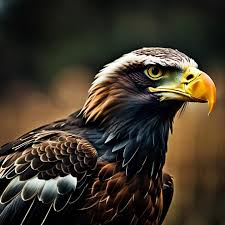
#> input picture images/image_3.jpeg, 225 x 225 px
$ python image_edge_detection.py
#> lines starting #> are read from the running program, lines starting #| are printed output that depends on the picture; after the words box and inside, x2 and y2 are one past the last pixel; in counts of white or black regions, pixels touching at a corner belong together
import cv2
import matplotlib.pyplot as plt

# Load the image
image_path = "images/image_3.jpeg"  # Provide your image path here
image = cv2.imread(image_path, cv2.IMREAD_GRAYSCALE)
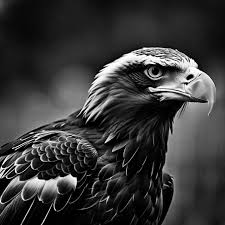
#> image: shape (225, 225); min 0, max 255, mean 56

# Check if the image loaded successfully
if image is None:
    print("Error loading image!")
    exit()

# Apply Gaussian Blur to reduce noise
blurred_image = cv2.GaussianBlur(image, (5, 5), 0)
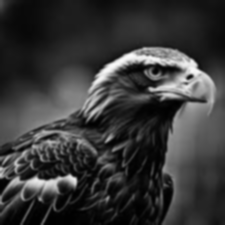
#> blurred_image: shape (225, 225); min 0, max 251, mean 56

# Apply Canny Edge Detection
edges = cv2.Canny(blurred_image, threshold1=100, threshold2=200)
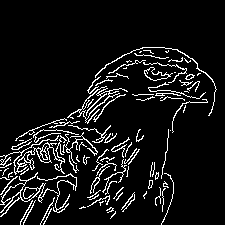
#> edges: shape (225, 225); 8.3% white in thin lines or dots, all inside (x1, y1, x2, y2) = (0, 47, 217, 225)

# Original image
plt.subplot(1, 2, 1)
plt.imshow(image, cmap='gray')
plt.title('Original Image')
plt.axis('off')

# Edge-detected image
plt.subplot(1, 2, 2)
plt.imshow(edges, cmap='gray')
plt.title("Edge Detected Image")
plt.axis('off')

# Show the plot
plt.show()
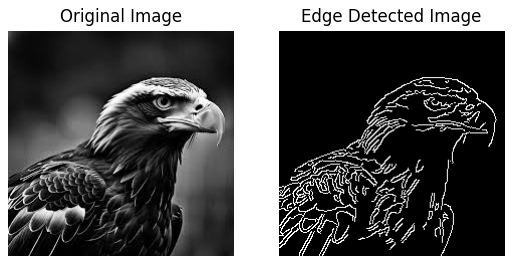
#> figure drawn by matplotlib, 2 panels

# Optionally save the edge-detected image
cv2.imwrite('output/edges_detected.jpg', edges)
